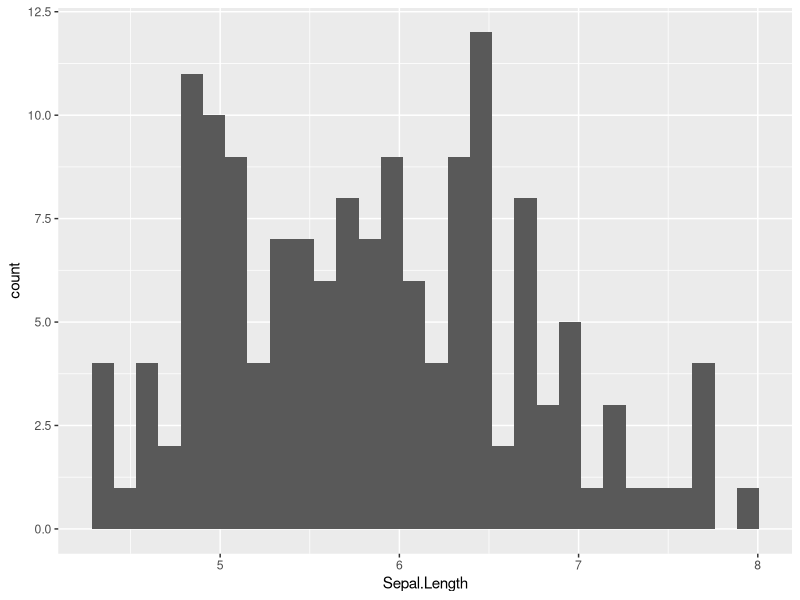
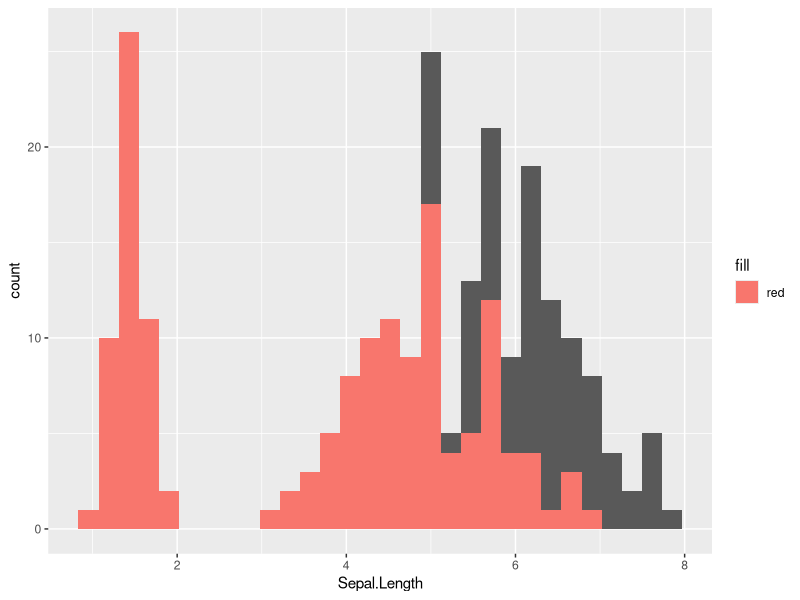
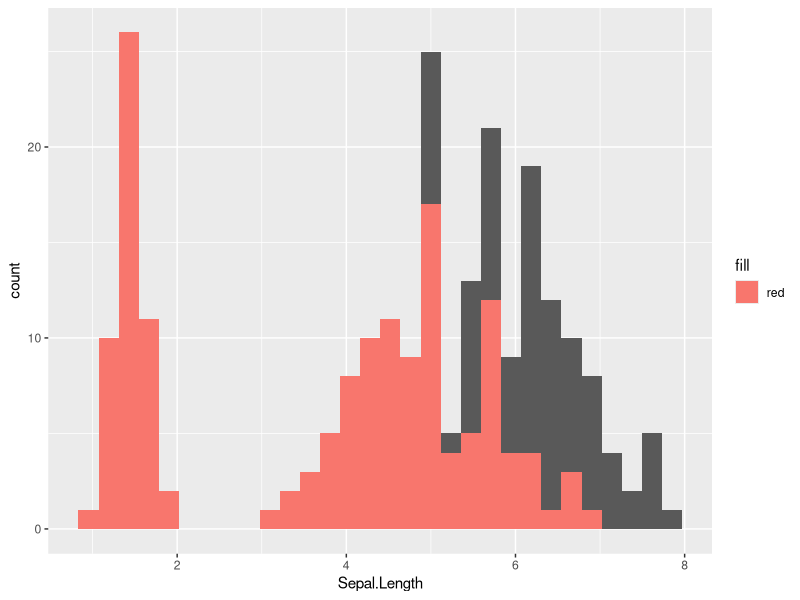
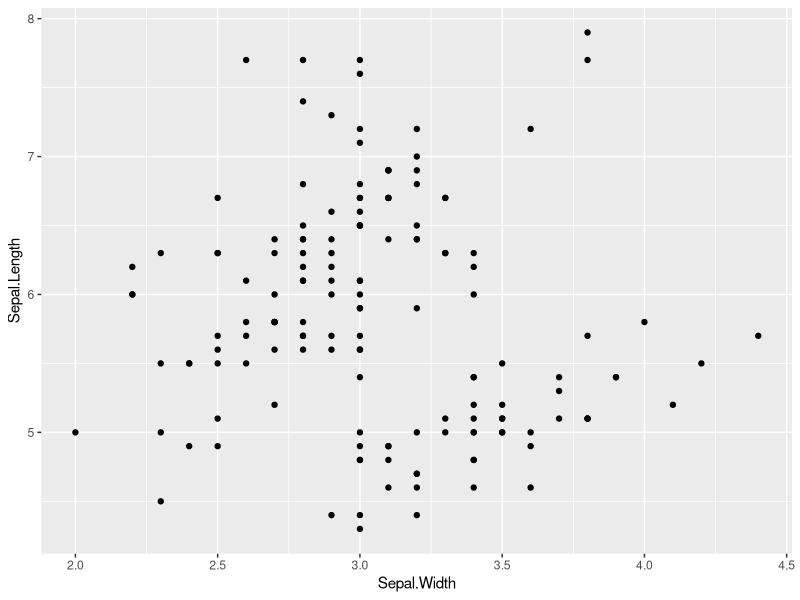
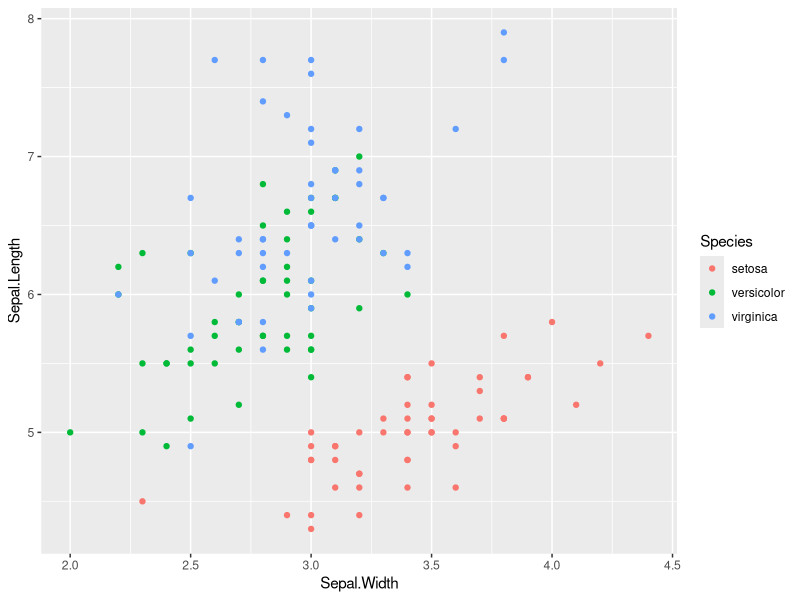
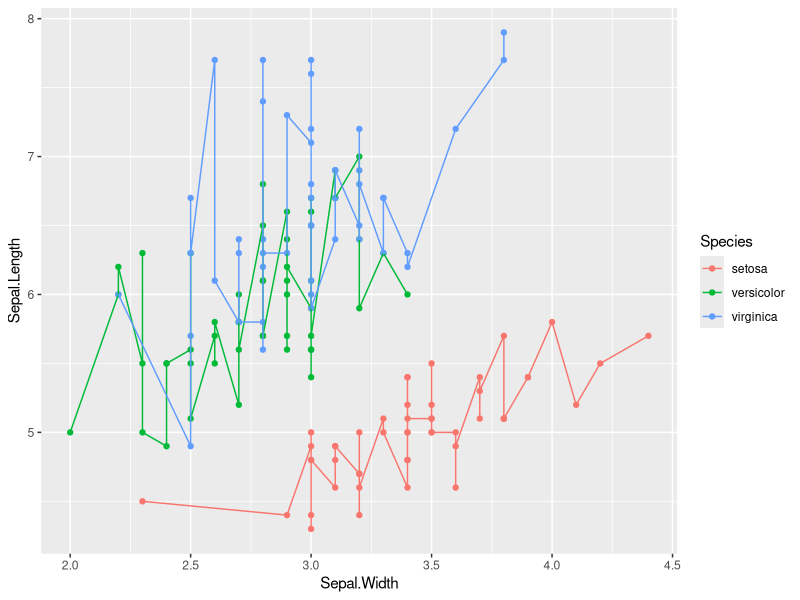
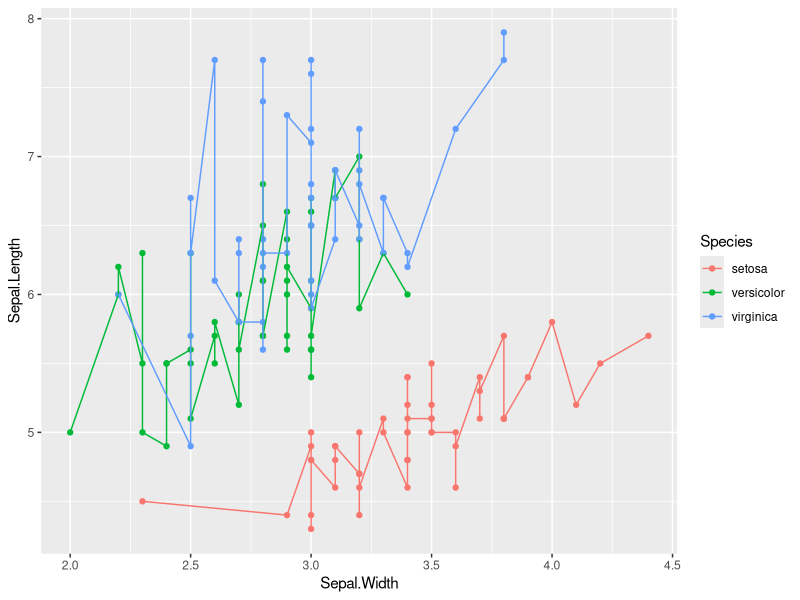
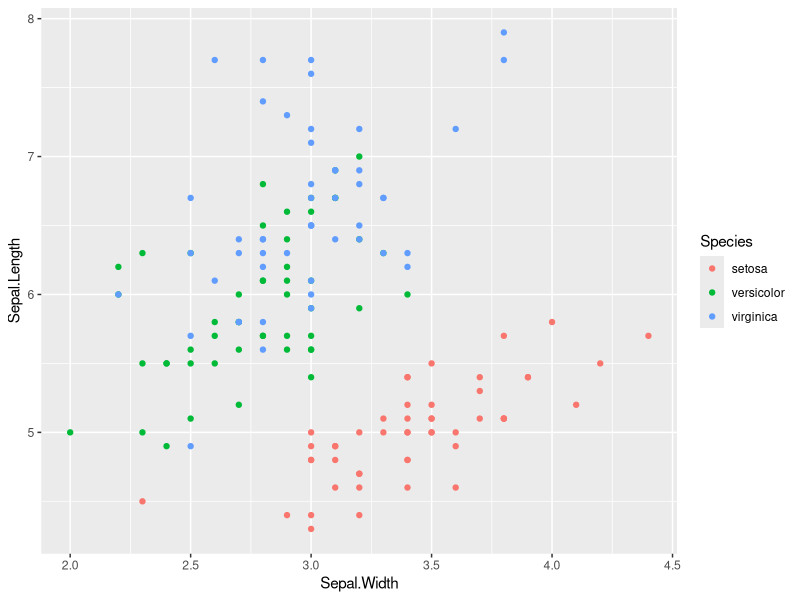

Recreate these plots in R, in order.
## ---- chunk 1
library(ggplot2)
library(dplyr)
## ---- chunk 2
iris.area <- iris %>% 
mutate(Petal.Area = Petal.Length * Petal.Width, Sepal.Area = Sepal.Length * Sepal.Width) 
res <- iris.area %>% 
group_by(Species) %>% 
summarize(Petal.Area.avg = mean(Petal.Area), Sepal.Area.avg = mean(Sepal.Area)) %>% 
left_join(iris.area) # , by='Species'

print(res)


library(knitr)
res %>% head() %>% kable()
## ---- chunk 3
ggplot() + geom_histogram(data = res, aes(x=Sepal.Length))
ggplot() + geom_histogram(data=res, aes(x=Sepal.Length)) + geom_histogram(data=res, aes(x=Petal.Length, fill='red'))

ggplot(data=res) + geom_histogram(aes(x=Sepal.Length)) + geom_histogram(aes(x=Petal.Length, fill='red'))

ggplot(data=res) + geom_point(aes(x=Sepal.Width, y=Sepal.Length))
ggplot(data=res) + geom_point(aes(x=Sepal.Width, y=Sepal.Length, col=Species))

ggplot(data=res) + geom_point(aes(x=Sepal.Width, y=Sepal.Length, col=Species)) + geom_line(aes(x=Sepal.Width, y=Sepal.Length, col=Species))
ggplot(data=res, aes(x=Sepal.Width, y=Sepal.Length, col=Species)) + geom_point() + geom_line()

ggplot(data=res, aes(x=Sepal.Width, y=Sepal.Length, col=Species)) + geom_point()
## ---- chunk 4
ggplot(res, aes(x=Sepal.Area, y=Petal.Area, col=Species)) + geom_point() + geom_line(aes(x=Sepal.Area, y=Sepal.Area/5, col='separator'))  + geom_line(aes(x=Sepal.Area, y=(Sepal.Area/5)+4.6, col='separator'))
